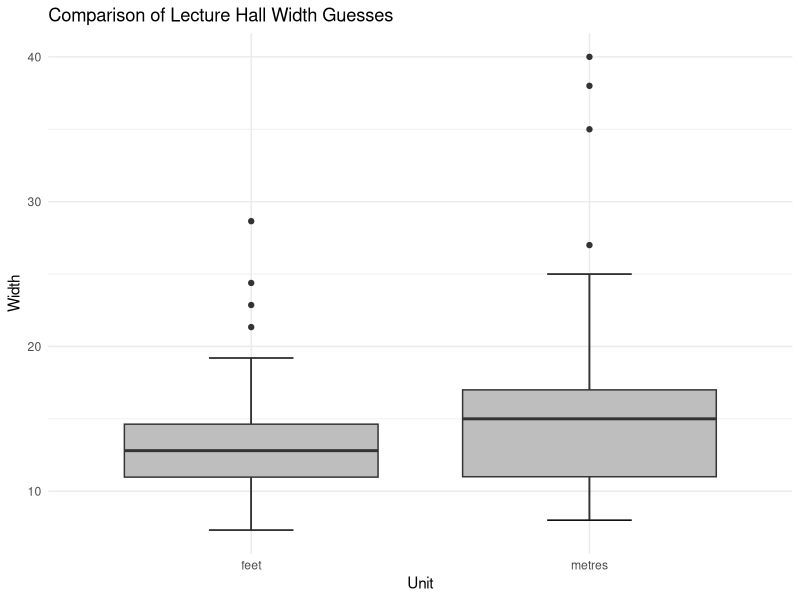

Recreate this plot in R.
library(readxl)
library(dplyr)
library(ggplot2)

setwd(dirname(rstudioapi::getSourceEditorContext()$path))

# Read the data from the 'guessinglengths.xlsx' file
guessing_lengths <- read_excel("guessinglengths.xlsx")

# Calculate the medians
median_metres <- median(filter(guessing_lengths, unit == "metres")$guess)
median_feet <- median(filter(guessing_lengths, unit == "feet")$guess)

cat("Median for guesses in metres:", median_metres, "\n")
cat("Median for guesses in feet:", median_feet, "\n")

# Create a box plot comparing the two groups
ggplot(data = guessing_lengths, aes(x = unit, y = guess)) +
  stat_boxplot(geom = "errorbar", width=0.25) +
  geom_boxplot(fill = "grey") +
  labs(title = "Comparison of Lecture Hall Width Guesses",
       x = "Unit",
       y = "Width") +
  theme_minimal()
